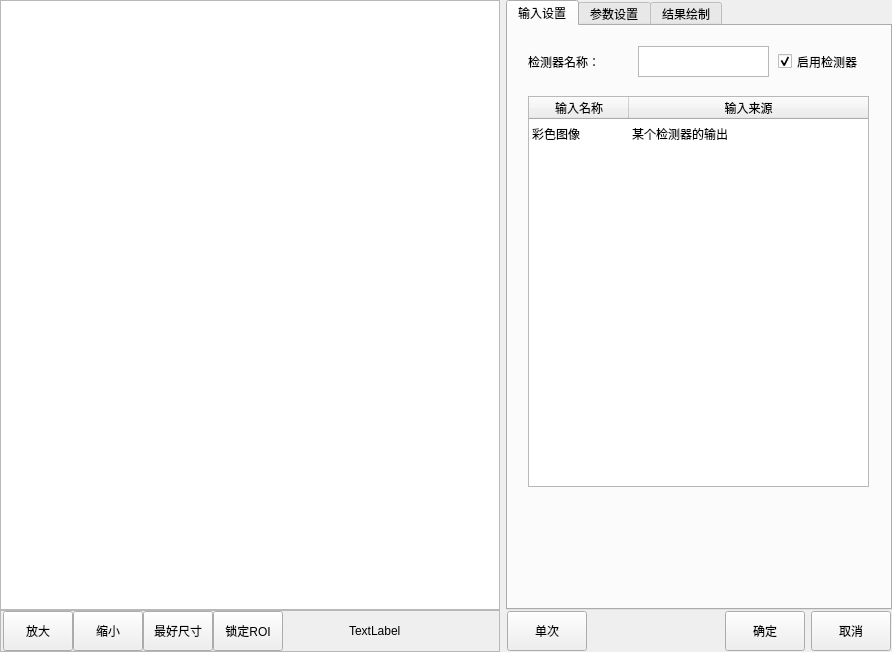
<?xml version="1.0" encoding="UTF-8"?>
<ui version="4.0">
 <class>CMvKNNColorSelection</class>
 <widget class="QWidget" name="CMvKNNColorSelection">
  <property name="geometry">
   <rect>
    <x>0</x>
    <y>0</y>
    <width>892</width>
    <height>652</height>
   </rect>
  </property>
  <property name="windowTitle">
   <string>KNN颜色选定</string>
  </property>
  <layout class="QHBoxLayout" name="horizontalLayout_3">
   <property name="leftMargin">
    <number>0</number>
   </property>
   <property name="topMargin">
    <number>0</number>
   </property>
   <property name="rightMargin">
    <number>0</number>
   </property>
   <property name="bottomMargin">
    <number>0</number>
   </property>
   <item>
    <layout class="QVBoxLayout" name="verticalLayout_2">
     <property name="spacing">
      <number>0</number>
     </property>
     <item>
      <widget class="QGraphicsView" name="graphicsView_mainImage">
       <property name="minimumSize">
        <size>
         <width>500</width>
         <height>600</height>
        </size>
       </property>
       <property name="maximumSize">
        <size>
         <width>16777215</width>
         <height>16777215</height>
        </size>
       </property>
      </widget>
     </item>
     <item>
      <widget class="QFrame" name="frame">
       <property name="minimumSize">
        <size>
         <width>500</width>
         <height>42</height>
        </size>
       </property>
       <property name="maximumSize">
        <size>
         <width>500</width>
         <height>42</height>
        </size>
       </property>
       <property name="frameShape">
        <enum>QFrame::StyledPanel</enum>
       </property>
       <property name="frameShadow">
        <enum>QFrame::Raised</enum>
       </property>
       <layout class="QHBoxLayout" name="horizontalLayout">
        <property name="spacing">
         <number>0</number>
        </property>
        <property name="leftMargin">
         <number>2</number>
        </property>
        <property name="topMargin">
         <number>0</number>
        </property>
        <property name="rightMargin">
         <number>0</number>
        </property>
        <property name="bottomMargin">
         <number>0</number>
        </property>
        <item>
         <widget class="QPushButton" name="pushButton_zoomIn">
          <property name="minimumSize">
           <size>
            <width>70</width>
            <height>40</height>
           </size>
          </property>
          <property name="maximumSize">
           <size>
            <width>70</width>
            <height>40</height>
           </size>
          </property>
          <property name="text">
           <string>放大</string>
          </property>
         </widget>
        </item>
        <item>
         <widget class="QPushButton" name="pushButton_zoomOut">
          <property name="minimumSize">
           <size>
            <width>70</width>
            <height>40</height>
           </size>
          </property>
          <property name="maximumSize">
           <size>
            <width>70</width>
            <height>40</height>
           </size>
          </property>
          <property name="text">
           <string>缩小</string>
          </property>
         </widget>
        </item>
        <item>
         <widget class="QPushButton" name="pushButton_zoomBest">
          <property name="minimumSize">
           <size>
            <width>70</width>
            <height>40</height>
           </size>
          </property>
          <property name="maximumSize">
           <size>
            <width>70</width>
            <height>40</height>
           </size>
          </property>
          <property name="text">
           <string>最好尺寸</string>
          </property>
         </widget>
        </item>
        <item>
         <widget class="QPushButton" name="pushButton_lockRoiMove">
          <property name="minimumSize">
           <size>
            <width>70</width>
            <height>40</height>
           </size>
          </property>
          <property name="maximumSize">
           <size>
            <width>70</width>
            <height>40</height>
           </size>
          </property>
          <property name="text">
           <string>锁定ROI</string>
          </property>
         </widget>
        </item>
        <item>
         <spacer name="horizontalSpacer">
          <property name="orientation">
           <enum>Qt::Horizontal</enum>
          </property>
          <property name="sizeHint" stdset="0">
           <size>
            <width>63</width>
            <height>20</height>
           </size>
          </property>
         </spacer>
        </item>
        <item>
         <widget class="QLabel" name="label_mousePos">
          <property name="minimumSize">
           <size>
            <width>150</width>
            <height>40</height>
           </size>
          </property>
          <property name="maximumSize">
           <size>
            <width>150</width>
            <height>40</height>
           </size>
          </property>
          <property name="text">
           <string>TextLabel</string>
          </property>
         </widget>
        </item>
       </layout>
      </widget>
     </item>
    </layout>
   </item>
   <item>
    <layout class="QVBoxLayout" name="verticalLayout">
     <property name="spacing">
      <number>0</number>
     </property>
     <item>
      <widget class="QTabWidget" name="tabWidget">
       <property name="minimumSize">
        <size>
         <width>382</width>
         <height>602</height>
        </size>
       </property>
       <property name="maximumSize">
        <size>
         <width>16777215</width>
         <height>16777215</height>
        </size>
       </property>
       <property name="currentIndex">
        <number>0</number>
       </property>
       <widget class="QWidget" name="tab">
        <attribute name="title">
         <string>输入设置</string>
        </attribute>
        <widget class="QLabel" name="label_funcName">
         <property name="geometry">
          <rect>
           <x>20</x>
           <y>20</y>
           <width>101</width>
           <height>31</height>
          </rect>
         </property>
         <property name="text">
          <string>检测器名称：</string>
         </property>
        </widget>
        <widget class="QCheckBox" name="checkBox_enableFunc">
         <property name="geometry">
          <rect>
           <x>270</x>
           <y>20</y>
           <width>101</width>
           <height>31</height>
          </rect>
         </property>
         <property name="minimumSize">
          <size>
           <width>101</width>
           <height>31</height>
          </size>
         </property>
         <property name="text">
          <string>启用检测器</string>
         </property>
         <property name="checked">
          <bool>true</bool>
         </property>
        </widget>
        <widget class="QPlainTextEdit" name="plainTextEdit_funcName">
         <property name="geometry">
          <rect>
           <x>130</x>
           <y>20</y>
           <width>131</width>
           <height>31</height>
          </rect>
         </property>
         <property name="minimumSize">
          <size>
           <width>131</width>
           <height>31</height>
          </size>
         </property>
         <property name="maximumSize">
          <size>
           <width>131</width>
           <height>31</height>
          </size>
         </property>
         <property name="overwriteMode">
          <bool>false</bool>
         </property>
        </widget>
        <widget class="QTableWidget" name="tableWidget_input">
         <property name="geometry">
          <rect>
           <x>20</x>
           <y>70</y>
           <width>341</width>
           <height>391</height>
          </rect>
         </property>
         <property name="editTriggers">
          <set>QAbstractItemView::NoEditTriggers</set>
         </property>
         <property name="selectionMode">
          <enum>QAbstractItemView::SingleSelection</enum>
         </property>
         <property name="textElideMode">
          <enum>Qt::ElideRight</enum>
         </property>
         <property name="verticalScrollMode">
          <enum>QAbstractItemView::ScrollPerItem</enum>
         </property>
         <property name="showGrid">
          <bool>false</bool>
         </property>
         <attribute name="horizontalHeaderStretchLastSection">
          <bool>true</bool>
         </attribute>
         <attribute name="verticalHeaderVisible">
          <bool>false</bool>
         </attribute>
         <attribute name="verticalHeaderCascadingSectionResizes">
          <bool>false</bool>
         </attribute>
         <row>
          <property name="text">
           <string>1</string>
          </property>
         </row>
         <column>
          <property name="text">
           <string>输入名称</string>
          </property>
         </column>
         <column>
          <property name="text">
           <string>输入来源</string>
          </property>
         </column>
         <item row="0" column="0">
          <property name="text">
           <string>彩色图像</string>
          </property>
         </item>
         <item row="0" column="1">
          <property name="text">
           <string>某个检测器的输出</string>
          </property>
         </item>
        </widget>
       </widget>
       <widget class="QWidget" name="tab_2">
        <attribute name="title">
         <string>参数设置</string>
        </attribute>
        <widget class="QLabel" name="label_TemplateSerialNumber">
         <property name="geometry">
          <rect>
           <x>20</x>
           <y>20</y>
           <width>101</width>
           <height>31</height>
          </rect>
         </property>
         <property name="text">
          <string>当前模板序号：</string>
         </property>
        </widget>
        <widget class="QComboBox" name="comboBox_TemplateSerialNumber">
         <property name="geometry">
          <rect>
           <x>20</x>
           <y>50</y>
           <width>111</width>
           <height>31</height>
          </rect>
         </property>
         <item>
          <property name="text">
           <string>请选择</string>
          </property>
         </item>
        </widget>
        <widget class="QLabel" name="label_TrainingInColorTemplates">
         <property name="geometry">
          <rect>
           <x>150</x>
           <y>20</y>
           <width>101</width>
           <height>31</height>
          </rect>
         </property>
         <property name="text">
          <string>训练颜色模板：</string>
         </property>
        </widget>
        <widget class="QPushButton" name="pushButton_TrainingInColorTemplates">
         <property name="geometry">
          <rect>
           <x>150</x>
           <y>50</y>
           <width>111</width>
           <height>31</height>
          </rect>
         </property>
         <property name="text">
          <string>训练颜色模板</string>
         </property>
        </widget>
       </widget>
       <widget class="QWidget" name="tab_4">
        <attribute name="title">
         <string>结果绘制</string>
        </attribute>
        <widget class="QCheckBox" name="checkBox_valuTrig">
         <property name="geometry">
          <rect>
           <x>30</x>
           <y>20</y>
           <width>101</width>
           <height>31</height>
          </rect>
         </property>
         <property name="text">
          <string>启用绘制</string>
         </property>
         <property name="checked">
          <bool>true</bool>
         </property>
        </widget>
       </widget>
      </widget>
     </item>
     <item>
      <layout class="QHBoxLayout" name="horizontalLayout_2">
       <property name="leftMargin">
        <number>1</number>
       </property>
       <property name="topMargin">
        <number>1</number>
       </property>
       <property name="rightMargin">
        <number>1</number>
       </property>
       <property name="bottomMargin">
        <number>1</number>
       </property>
       <item>
        <widget class="QPushButton" name="pushButton_ones">
         <property name="minimumSize">
          <size>
           <width>80</width>
           <height>40</height>
          </size>
         </property>
         <property name="maximumSize">
          <size>
           <width>80</width>
           <height>40</height>
          </size>
         </property>
         <property name="text">
          <string>单次</string>
         </property>
        </widget>
       </item>
       <item>
        <spacer name="horizontalSpacer_2">
         <property name="orientation">
          <enum>Qt::Horizontal</enum>
         </property>
         <property name="sizeHint" stdset="0">
          <size>
           <width>40</width>
           <height>20</height>
          </size>
         </property>
        </spacer>
       </item>
       <item>
        <widget class="QPushButton" name="pushButton_affirm">
         <property name="minimumSize">
          <size>
           <width>80</width>
           <height>40</height>
          </size>
         </property>
         <property name="maximumSize">
          <size>
           <width>80</width>
           <height>40</height>
          </size>
         </property>
         <property name="text">
          <string>确定</string>
         </property>
        </widget>
       </item>
       <item>
        <widget class="QPushButton" name="pbPrev_cancel">
         <property name="minimumSize">
          <size>
           <width>80</width>
           <height>40</height>
          </size>
         </property>
         <property name="maximumSize">
          <size>
           <width>80</width>
           <height>40</height>
          </size>
         </property>
         <property name="text">
          <string>取消</string>
         </property>
        </widget>
       </item>
      </layout>
     </item>
    </layout>
   </item>
  </layout>
 </widget>
 <layoutdefault spacing="6" margin="11"/>
 <resources>
  <include location="CMvContourMatching.qrc"/>
 </resources>
 <connections/>
</ui>
